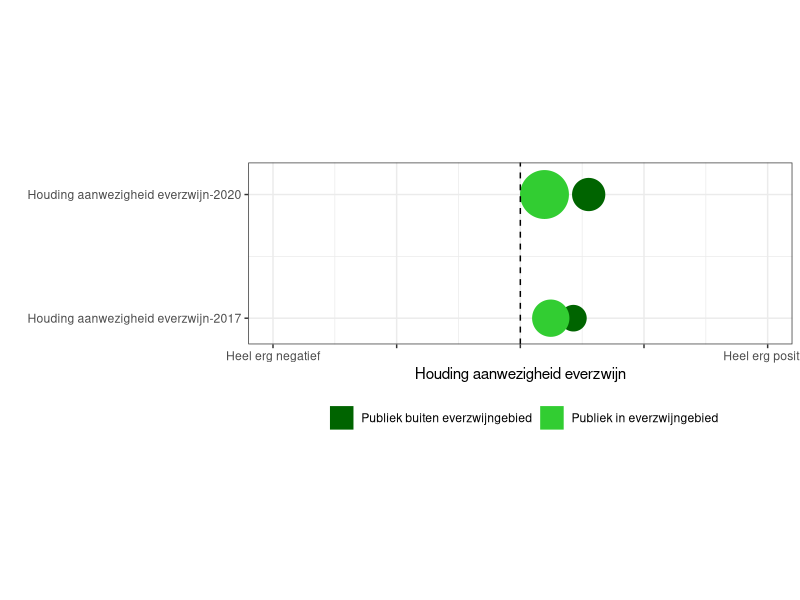
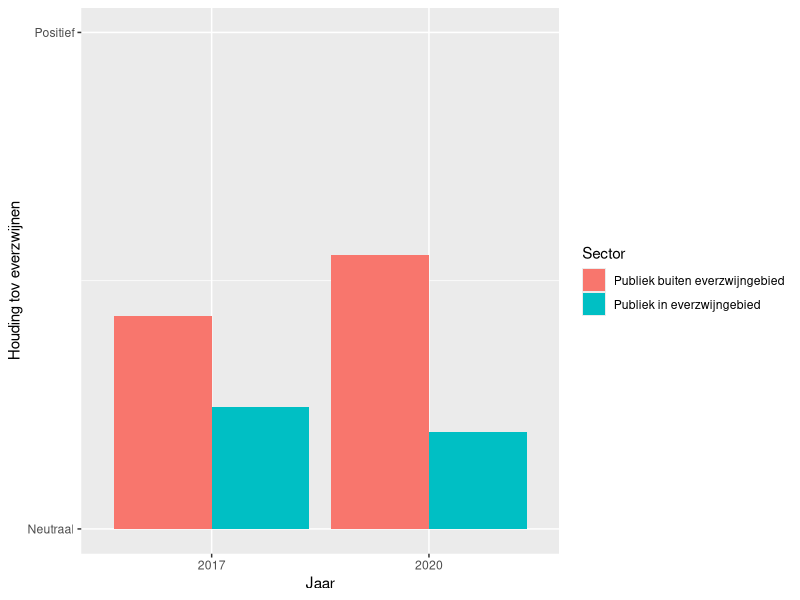
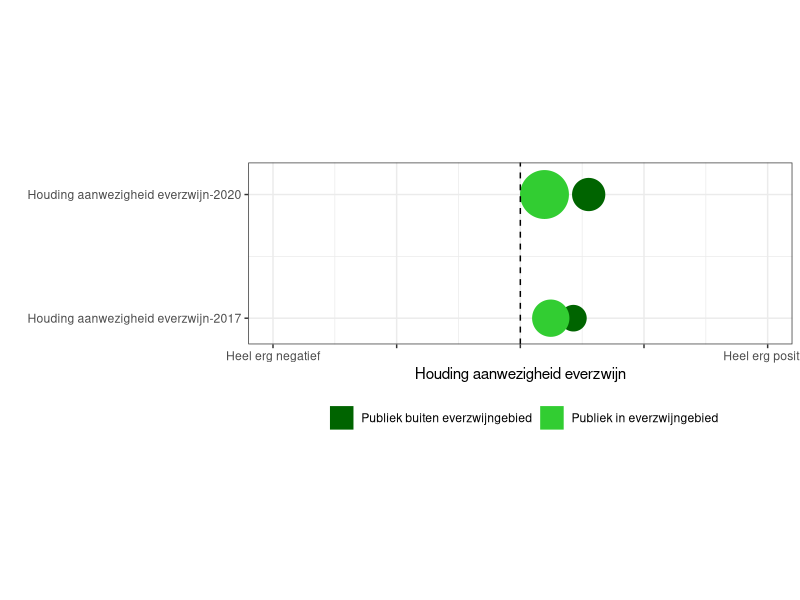
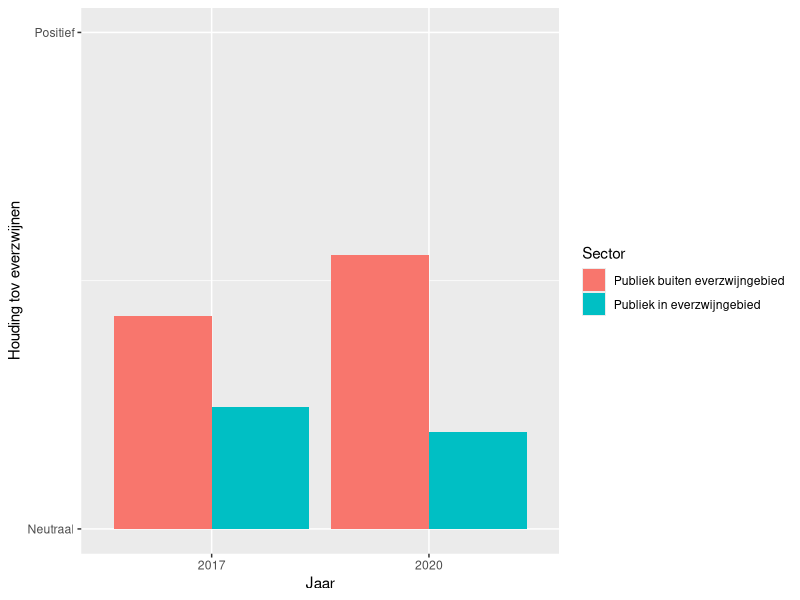

These figures' R source, in order: (Note: this script raises an error after producing the figures.)
## ---- chunk 1
library(tidyverse)
library(ggplot2)
library(ggforce)
## ---- chunk 2
Houding_data <- read.csv("./dashboard/input/maatschappelijke_draagkracht/F14_1.csv",
                         sep = ",",
                         header = TRUE)

Houding_data$Question_label <- as.factor(Houding_data$Question_label)
Houding_data$group <- as.factor(Houding_data$group)

schaalfactor <- 1

## ---- chunk 3
PCI_plot_houding <- ggplot(Houding_data) + 
  geom_point(aes(x = meanAnswer, 
                 y = as.numeric(group)/schaalfactor, colour = Sector))+  
  geom_circle(aes(x0 = meanAnswer, 
                  y0 = as.numeric(group)/schaalfactor, 
                  r = pci2,
                  colour = Sector,
                  fill = Sector )) +
  scale_x_continuous(name = "Houding aanwezigheid everzwijn",
                     limits = c(-2,2),
                     labels = c("Heel erg negatief", "", "", "", "Heel erg positief")) + 
  scale_y_continuous(name ="",
                     breaks = unique(as.numeric(Houding_data$group)/schaalfactor),
                     labels = unique(Houding_data$group)) + 
  coord_fixed() +
  scale_fill_manual(name = "",
                    values = c("darkgreen", "limegreen", "darkblue", "lightblue")) + 
  scale_color_manual(name = "",
                     values = c("darkgreen", "limegreen", "darkblue", "lightblue")) +
  geom_vline(xintercept = 0, color = "black", linetype = "dashed")+
  theme_bw() +
  theme(legend.position = 'bottom')
  

PCI_plot_houding

ggsave(plot = PCI_plot_houding, 
       filename =  "./dashboard/interim/houding_optie1.jpeg", 
       width = 24, 
       height = 14, 
       units = "cm")
## ---- chunk 4
plot_houding <- ggplot(data = Houding_data,
                       aes(x = as.factor(Year),
                           y = meanAnswer,
                           fill = Sector)) +
  geom_bar(stat = "identity", 
           position = "dodge")  +
  labs(y = "Houding tov everzwijnen",
       x = "Jaar") +
  scale_y_continuous(limits = c(0, 1),
                     breaks = c(0,1),
                     labels = c("Neutraal", "Positief"))


plot_houding

ggsave(plot = plot_houding, 
       filename =  "./dashboard/interim/houding_optie2.jpeg", 
       width = 24, 
       height = 14, 
       units = "cm")
## ---- chunk 5
Data_houding <- read.csv("./dashboard/input/maatschappelijke_draagkracht/F14_1_data.csv")
## ---- chunk 6
plot_houding <- ggplot(data = Data_houding[order(Data_houding$Score), ],
                           aes(x = percentage,
                               y = as.factor(GemMet),
                               fill = Antwoord)) +
  geom_bar(stat = "identity", 
           position = "stack") +
  facet_wrap(~ Year)

plot_houding

